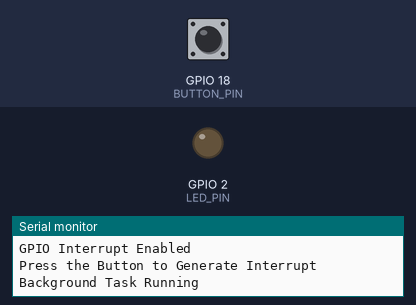
The sketch below on a simulated ESP32. On the bench: output pins drawn as LEDs (lit = HIGH), the last lines printed to the serial monitor. Inputs (shaded band) come from the test bench; at power-on: GPIO 18 (BUTTON_PIN) HIGH.

Above: at 2.2 s.
2.3 s: GPIO 18 (BUTTON_PIN) pulled LOW for 0.15 s
At 3.0 s:
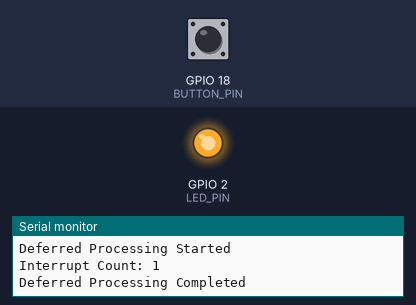
3.9 s: GPIO 18 (BUTTON_PIN) pulled LOW for 1 s
At 4.2 s:
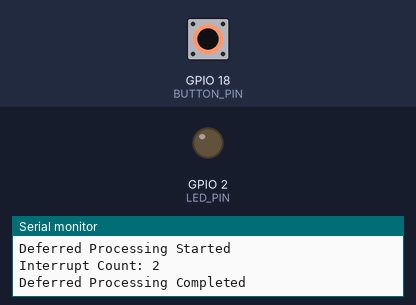
6.4 s: GPIO 18 (BUTTON_PIN) pulled LOW for 3.2 s
At 7.3 s:
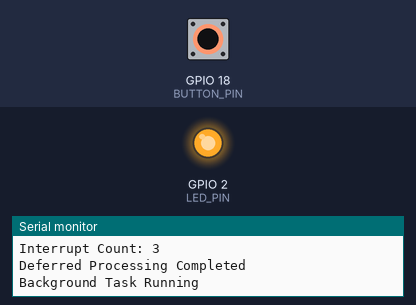
Timing chart, 0 to 9.4 s (numbered marks = the images above; inputs shaded):
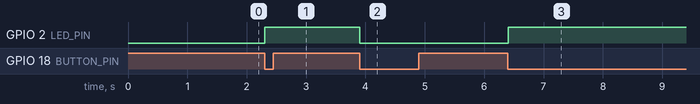

Measured:
- after the input at 2.3 s, GPIO 2 (LED_PIN): LOW → HIGH at once
- after the input at 3.9 s, GPIO 2 (LED_PIN): HIGH → LOW at once
- after the input at 6.4 s, GPIO 2 (LED_PIN): LOW → HIGH at once

The sketch:

main.ino
```cpp
#include <Arduino.h>
#include "freertos/FreeRTOS.h"
#include "freertos/task.h"
#include "freertos/queue.h"

// Pin Definitions
#define BUTTON_PIN 18
#define LED_PIN 2

// Queue Handle
QueueHandle_t interruptQueue;

// Interrupt Counter
volatile int interruptCount = 0;


// =====================================
// INTERRUPT SERVICE ROUTINE
// =====================================

void IRAM_ATTR buttonISR()
{
    BaseType_t xHigherPriorityTaskWoken = pdFALSE;

    uint32_t event = 1;

    // Send event to queue from ISR
    xQueueSendFromISR(
        interruptQueue,
        &event,
        &xHigherPriorityTaskWoken
    );

    // Request context switch if required
    if (xHigherPriorityTaskWoken == pdTRUE)
    {
        portYIELD_FROM_ISR();
    }
}


// =====================================
// HIGH PRIORITY TASK
// DEFERRED PROCESSING
// =====================================

void InterruptTask(void *pvParameters)
{
    uint32_t receivedEvent;

    while (1)
    {
        // Wait for interrupt event
        if (xQueueReceive(
                interruptQueue,
                &receivedEvent,
                portMAX_DELAY) == pdTRUE)
        {
            interruptCount++;

            Serial.println("\nInterrupt Received!");
            Serial.println("Deferred Processing Started");

            // Toggle LED
            digitalWrite(LED_PIN, !digitalRead(LED_PIN));

            Serial.print("Interrupt Count: ");
            Serial.println(interruptCount);

            Serial.println("Deferred Processing Completed");
        }
    }
}


// =====================================
// LOW PRIORITY BACKGROUND TASK
// =====================================

void BackgroundTask(void *pvParameters)
{
    while (1)
    {
        Serial.println("Background Task Running");

        vTaskDelay(pdMS_TO_TICKS(2000));
    }
}


// =====================================
// SETUP FUNCTION
// =====================================

void setup()
{
    Serial.begin(115200);

    pinMode(BUTTON_PIN, INPUT_PULLUP);
    pinMode(LED_PIN, OUTPUT);

    digitalWrite(LED_PIN, LOW);

    delay(1000);

    Serial.println("\n================================");
    Serial.println("FreeRTOS Interrupt Demonstration");
    Serial.println("================================");

    // Create Queue
    interruptQueue = xQueueCreate(10, sizeof(uint32_t));

    if (interruptQueue == NULL)
    {
        Serial.println("Queue Creation Failed!");
        return;
    }

    Serial.println("Interrupt Queue Created");

    // Create High Priority Interrupt Task
    xTaskCreate(
        InterruptTask,
        "Interrupt Task",
        2048,
        NULL,
        3,
        NULL
    );

    // Create Low Priority Background Task
    xTaskCreate(
        BackgroundTask,
        "Background Task",
        2048,
        NULL,
        1,
        NULL
    );

    // Attach GPIO Interrupt
    attachInterrupt(
        digitalPinToInterrupt(BUTTON_PIN),
        buttonISR,
        FALLING
    );

    Serial.println("GPIO Interrupt Enabled");
    Serial.println("Press the Button to Generate Interrupt");
}


// =====================================
// LOOP FUNCTION
// =====================================

void loop()
{
    vTaskDelay(pdMS_TO_TICKS(1000));
}
```
